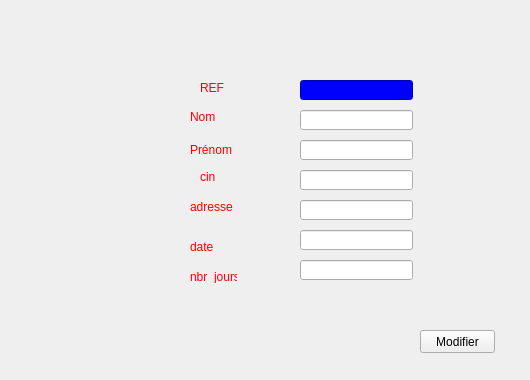
    <widget class="QWidget" name="tab_15">
     <attribute name="title">
      <string>interface</string>
     </attribute>
     <widget class="QLabel" name="label_42">
      <property name="geometry">
       <rect>
        <x>190</x>
        <y>200</y>
        <width>47</width>
        <height>13</height>
       </rect>
      </property>
      <property name="text">
       <string>&lt;html&gt;&lt;head/&gt;&lt;body&gt;&lt;p&gt;&lt;span style=&quot; color:#ff0000;&quot;&gt;adresse&lt;/span&gt;&lt;/p&gt;&lt;/body&gt;&lt;/html&gt;</string>
      </property>
     </widget>
     <widget class="QLabel" name="label_43">
      <property name="geometry">
       <rect>
        <x>200</x>
        <y>80</y>
        <width>61</width>
        <height>16</height>
       </rect>
      </property>
      <property name="text">
       <string>&lt;html&gt;&lt;head/&gt;&lt;body&gt;&lt;p&gt;&lt;span style=&quot; color:#ff0000;&quot;&gt;REF&lt;/span&gt;&lt;/p&gt;&lt;/body&gt;&lt;/html&gt;</string>
      </property>
     </widget>
     <widget class="QLineEdit" name="lineEdit_date1_3">
      <property name="geometry">
       <rect>
        <x>300</x>
        <y>230</y>
        <width>113</width>
        <height>20</height>
       </rect>
      </property>
     </widget>
     <widget class="QLabel" name="label_44">
      <property name="geometry">
       <rect>
        <x>190</x>
        <y>240</y>
        <width>47</width>
        <height>13</height>
       </rect>
      </property>
      <property name="text">
       <string>&lt;html&gt;&lt;head/&gt;&lt;body&gt;&lt;p&gt;&lt;span style=&quot; color:#ff0000;&quot;&gt;date&lt;/span&gt;&lt;/p&gt;&lt;/body&gt;&lt;/html&gt;</string>
      </property>
     </widget>
     <widget class="QLabel" name="label_45">
      <property name="geometry">
       <rect>
        <x>190</x>
        <y>110</y>
        <width>47</width>
        <height>13</height>
       </rect>
      </property>
      <property name="text">
       <string>&lt;html&gt;&lt;head/&gt;&lt;body&gt;&lt;p&gt;&lt;span style=&quot; color:#ff0000;&quot;&gt;Nom&lt;/span&gt;&lt;/p&gt;&lt;/body&gt;&lt;/html&gt;</string>
      </property>
     </widget>
     <widget class="QLineEdit" name="lineEdit_nbr_jours_3">
      <property name="geometry">
       <rect>
        <x>300</x>
        <y>260</y>
        <width>113</width>
        <height>20</height>
       </rect>
      </property>
     </widget>
     <widget class="QLineEdit" name="lineEdit_nom_5">
      <property name="geometry">
       <rect>
        <x>300</x>
        <y>110</y>
        <width>113</width>
        <height>20</height>
       </rect>
      </property>
     </widget>
     <widget class="QLabel" name="label_46">
      <property name="geometry">
       <rect>
        <x>190</x>
        <y>270</y>
        <width>47</width>
        <height>13</height>
       </rect>
      </property>
      <property name="text">
       <string>&lt;html&gt;&lt;head/&gt;&lt;body&gt;&lt;p&gt;&lt;span style=&quot; color:#ff0000;&quot;&gt;nbr_jours&lt;/span&gt;&lt;/p&gt;&lt;/body&gt;&lt;/html&gt;</string>
      </property>
     </widget>
     <widget class="QLineEdit" name="lineEdit_cin_5">
      <property name="geometry">
       <rect>
        <x>300</x>
        <y>170</y>
        <width>113</width>
        <height>20</height>
       </rect>
      </property>
     </widget>
     <widget class="QLabel" name="label_47">
      <property name="geometry">
       <rect>
        <x>200</x>
        <y>170</y>
        <width>47</width>
        <height>13</height>
       </rect>
      </property>
      <property name="text">
       <string>&lt;html&gt;&lt;head/&gt;&lt;body&gt;&lt;p&gt;&lt;span style=&quot; color:#ff0000;&quot;&gt;cin&lt;/span&gt;&lt;/p&gt;&lt;/body&gt;&lt;/html&gt;</string>
      </property>
     </widget>
     <widget class="QLabel" name="label_48">
      <property name="geometry">
       <rect>
        <x>190</x>
        <y>140</y>
        <width>47</width>
        <height>20</height>
       </rect>
      </property>
      <property name="text">
       <string>&lt;html&gt;&lt;head/&gt;&lt;body&gt;&lt;p&gt;&lt;span style=&quot; color:#ff0000;&quot;&gt;Prénom&lt;/span&gt;&lt;/p&gt;&lt;/body&gt;&lt;/html&gt;</string>
      </property>
     </widget>
     <widget class="QLineEdit" name="lineEdit_prenom_3">
      <property name="geometry">
       <rect>
        <x>300</x>
        <y>140</y>
        <width>113</width>
        <height>20</height>
       </rect>
      </property>
     </widget>
     <widget class="QLineEdit" name="lineEdit_ref_3">
      <property name="geometry">
       <rect>
        <x>300</x>
        <y>80</y>
        <width>113</width>
        <height>20</height>
       </rect>
      </property>
      <property name="styleSheet">
       <string notr="true">QLineEdit { background: blue }</string>
      </property>
     </widget>
     <widget class="QLineEdit" name="lineEdit_adresse_5">
      <property name="geometry">
       <rect>
        <x>300</x>
        <y>200</y>
        <width>113</width>
        <height>20</height>
       </rect>
      </property>
     </widget>
     <widget class="QLabel" name="label_49">
      <property name="geometry">
       <rect>
        <x>0</x>
        <y>20</y>
        <width>521</width>
        <height>351</height>
       </rect>
      </property>
      <property name="text">
       <string/>
      </property>
      <property name="pixmap">
       <pixmap>../../Desktop/interfaces/VgvnRCi5f8ZGTLVqB1kZYzkt.jpeg</pixmap>
      </property>
     </widget>
     <widget class="QPushButton" name="pushButton_modifierClient">
      <property name="geometry">
       <rect>
        <x>420</x>
        <y>330</y>
        <width>75</width>
        <height>23</height>
       </rect>
      </property>
      <property name="styleSheet">
       <string notr="true">QPushButton#evilButton { background-color: red }</string>
      </property>
      <property name="text">
       <string>Modifier</string>
      </property>
     </widget>
     <zorder>label_49</zorder>
     <zorder>label_42</zorder>
     <zorder>label_43</zorder>
     <zorder>lineEdit_date1_3</zorder>
     <zorder>label_44</zorder>
     <zorder>label_45</zorder>
     <zorder>lineEdit_nbr_jours_3</zorder>
     <zorder>lineEdit_nom_5</zorder>
     <zorder>label_46</zorder>
     <zorder>lineEdit_cin_5</zorder>
     <zorder>label_47</zorder>
     <zorder>label_48</zorder>
     <zorder>lineEdit_prenom_3</zorder>
     <zorder>lineEdit_ref_3</zorder>
     <zorder>lineEdit_adresse_5</zorder>
     <zorder>pushButton_modifierClient</zorder>
    </widget>
